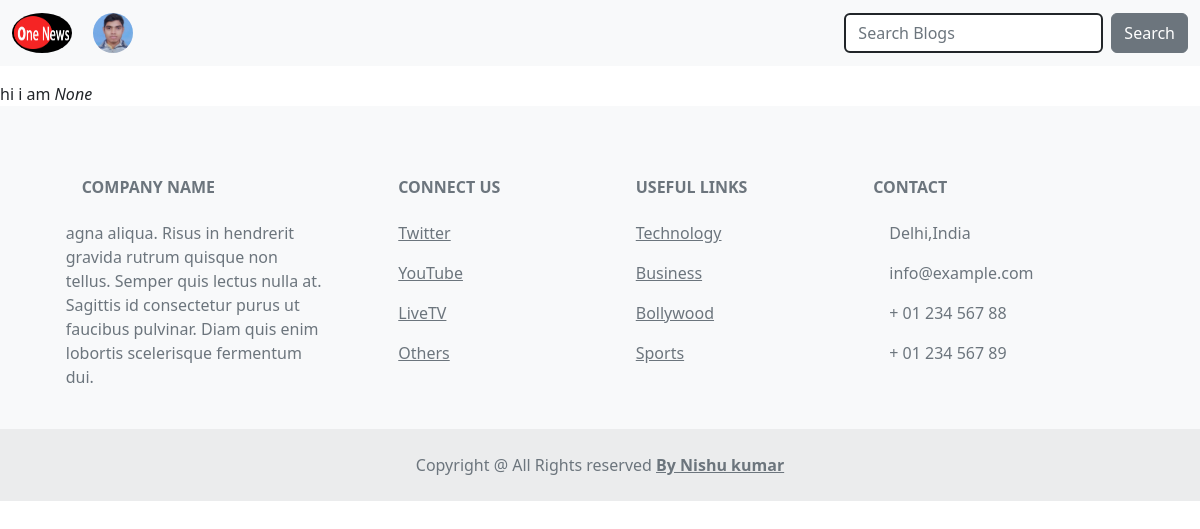
Page /accounts/user/profile/2 (signed in) on the committed database.
### accounts/models.py (models this page shows, shortened)
class User(AbstractBaseUser,PermissionsMixin):
  username=models.CharField(max_length=155,unique=True)
  email=models.EmailField(max_length=155,unique=True)
  name=models.CharField(max_length=155,null=True,blank=True)
  dp=models.ImageField(upload_to="dp/images",null=True,blank=True)
  is_active=models.BooleanField(default=True)
  is_staff=models.BooleanField(default=False)
  is_superuser=models.BooleanField(default=False)
  last_login = models.DateTimeField(blank=True, null=True)
  last_updated=models.DateTimeField(blank=True, null=True)
  date_joined=models.DateTimeField("date joined", blank=True,null=True)
  password_reset_token=models.TextField(max_length=500,null=True,blank=True)
  password_reset_token_expire=models.DateTimeField(blank=True,null=True)
  USERNAME_FIELD='username'
  REQUIRED_FIELDS = ['email']
  EMAIL_FIELD='email'
  objects=managers.UserManager()

### accounts/views.py (the view)
# urls.py: path("user/profile/<int:pk>",views.UserProfile.as_view(),name="user-profile"),
class UserProfile(LoginRequiredMixin,generic.DetailView):
   model=User
   template_name="newsapp/profile.html"
   context_object_name ="profile"

### newsapp/templates/newsapp/profile.html
{%extends 'newsapp/index.html' %} {%block body%} hi i am
<i>{{profile.name}}</i>
{%endblock%}

### newsapp/templates/newsapp/navbar.html (shortened to what this page needs)
{% load static %}
<nav class="navbar navbar-expand-lg bg-light sticky-top">
  <div class="container-fluid">
    <a class="navbar-brand" href="/"><img src={%static 'logo.png' %} alt=""></a>
    <div class="collapse navbar-collapse" id="navbarSupportedContent">
      {% block navlist%}
      <ul class="navbar-nav me-auto mb-2 mb-lg-0">
        {% if user.is_authenticated %}
        <li class="nav-item dropdown">
          <a
            href="#"
            role="button"
            data-bs-toggle="dropdown"
            aria-expanded="false"
          >
            {% if user.is_authenticated and user.dp %}
            <img
              title="{{user.username}}"
              height="50"
              width="50"
              style="border-radius: 50%; padding: 5px"
              src="{{user.dp.url}}"
              alt="profile seection"
            />
            {%else%}
            <span class="navbar-toggler-icon mt-2"></span>
            {%endif%}
          </a>
        </li>
        {% endif %}
      </ul>
      {%endblock%}
      <form
        method="get"
        class="d-flex"
        role="search"
        action=" {% url 'newsapp:Search' %}"
      >
        <input
          name="search"
          type="search"
          class="form-control me-2"
          placeholder="Search Blogs"
          aria-label="Search"
          style="border: solid 2px"
        />
        <button class="btn btn-secondary" type="submit">Search</button>
      </form>
    </div>
  </div>
</nav>

### newsapp/static/css/style.css (style rules this page uses)
* { margin: 0px; padding: 0px; box-sizing: border-box; }
.navbar { margin-bottom: 1rem; }
.navbar-brand img { width: 60px; height: 40px; border-radius: 50%; }

### rows in the picture
User: username (picture)
User: name "None"
